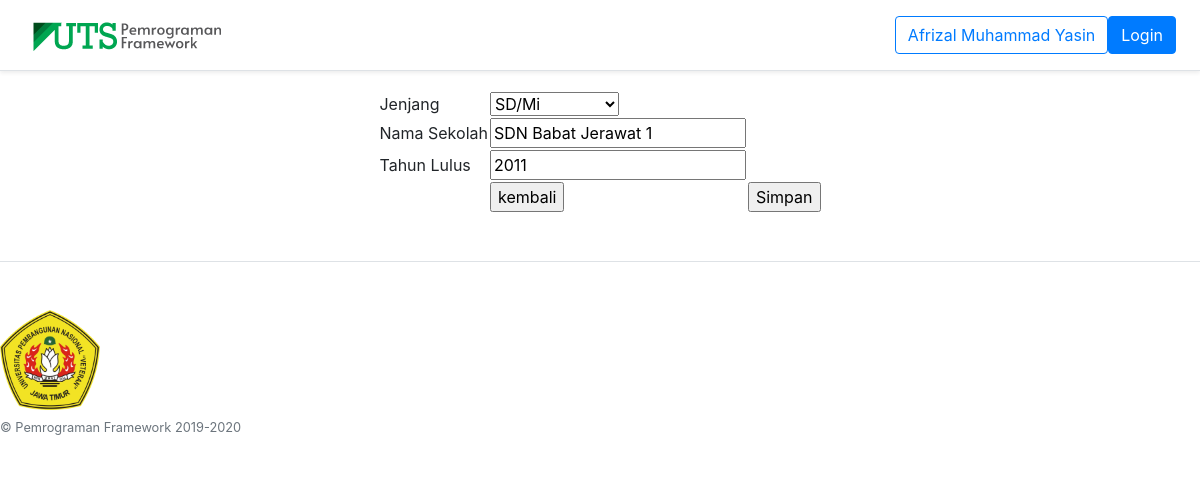
Screenshot of /index.php/welcome/editjenjang/1 with the database file from the repository.
### tables this page shows
CREATE TABLE `biodata` (
  `npm` varchar(15) NOT NULL,
  `nama` varchar(100) DEFAULT NULL,
  `tgl_lahir` date DEFAULT NULL,
  `alamat` varchar(200) DEFAULT NULL,
  `email` varchar(50) DEFAULT NULL,
  `deskripsi` text NOT NULL
);

CREATE TABLE `pendidikan` (
  `id_pendidikan` int(10) UNSIGNED NOT NULL,
  `id_jenjang` int(10) UNSIGNED NOT NULL,
  `nama_sekolah` varchar(200) DEFAULT NULL,
  `thn_lulus` int(10) UNSIGNED DEFAULT NULL
);

### application/controllers/Welcome.php (called while the page is built, shortened)
<?php
class Welcome extends CI_Controller {
	public function __construct(){
		$this->load->library('javascript');
		$this->load->library('form_validation');
		$this->load->library('email');
		$this->load->library('session');
	  }
	public function editjenjang($id)
	{
		$data['user'] = $this->db->get('biodata')->result();
		$where = array('id_pendidikan' => $id);
		$data['data'] = $this->db->get_where('pendidikan',$where)->result();
		$data['jenjang'] = $this->db->get('jenjang_pendidikan')->result();
		$this->load->view('header',$data);
		$this->load->view('edit_jenjang',$data);
		$this->load->view('footer');
	}
}

### index.php (called while the page is built, shortened)
<?php
require_once BASEPATH.'core/CodeIgniter.php';

### application/views/edit_jenjang.php (the view, shortened to what this page needs)
<?php foreach($data as $j){ ?>
	<form action="<?php echo base_url(). 'index.php/welcome/updatejenjang'; ?>" method="post">
		<table style="margin:20px auto;">
			<tr>
				<td>Jenjang</td>
				<td>
                    <select id="Jenjang" name="id_jenjang">
                    <?php foreach($jenjang as $a){ ?>
                    <option value="<?php echo $a->id_jenjang ?>" <?php if($a->id_jenjang == $j->id_jenjang){ echo "Selected";}?> ><?php echo $a->nama_jenjang ?></option>
                    <?php } ?>
                    </select>
				</td>
			</tr>
			<tr>
				<td>Nama Sekolah</td>
				<td>
                <input type="text" name="nama_sekolah" value="<?php echo $j->nama_sekolah ?>"></td>
			</tr>
            <tr>
				<td>Tahun Lulus</td>
				<td><input type="number" name="thn_lulus" value="<?php echo $j->thn_lulus ?>"></td>
			</tr>
				<td></td>
				<td><input type="button" onclick = "window.history.back()" value="kembali"></td>
				<td><input type="submit" value="Simpan"></td>
		</table>
	</form>
    <?php } ?>

### application/views/header.php (shortened to what this page needs)
<!DOCTYPE html>
<html lang="en"><head>
    <link href="<?php echo base_url(); ?>assets/css/bootstrap.css" rel="stylesheet">
    <link href="<?php echo base_url(); ?>assets/css/pricing.css" rel="stylesheet">
    <link href="<?php echo base_url(); ?>template-uts_files/pricing.css" rel="stylesheet">
  <script src="<?php echo base_url(); ?>template-uts_files/prompt.js"></script></head>
  <body>
    <div class="d-flex flex-column flex-md-row align-items-center p-3 px-md-4 mb-3 bg-white border-bottom shadow-sm">
  <h5 class="my-0 mr-md-auto font-weight-normal"><a href="/"><img src="<?php echo base_url(); ?>assets/img/uts.png"></a>
  </h5><?php foreach($user as $u){ ?>
  <button class="btn btn-outline-primary" href="#"><?php echo $u->nama ?></button><?php } ?>
  <input type="button" class="btn btn-primary"onclick="location.href='<?php echo base_url(); ?>index.php/welcome/login'" value="Login" />
</div>

### assets/css/pricing.css (style rules this page uses)
html { font-size: 14px; }
@media (min-width: 768px) { html { font-size: 16px; } }

### rows the page displays
biodata: nama "Afrizal Muhammad Yasin"
pendidikan: nama_sekolah "SDN Babat Jerawat 1", thn_lulus "2011"

### other values shown
form field id_jenjang "SD/Mi"
